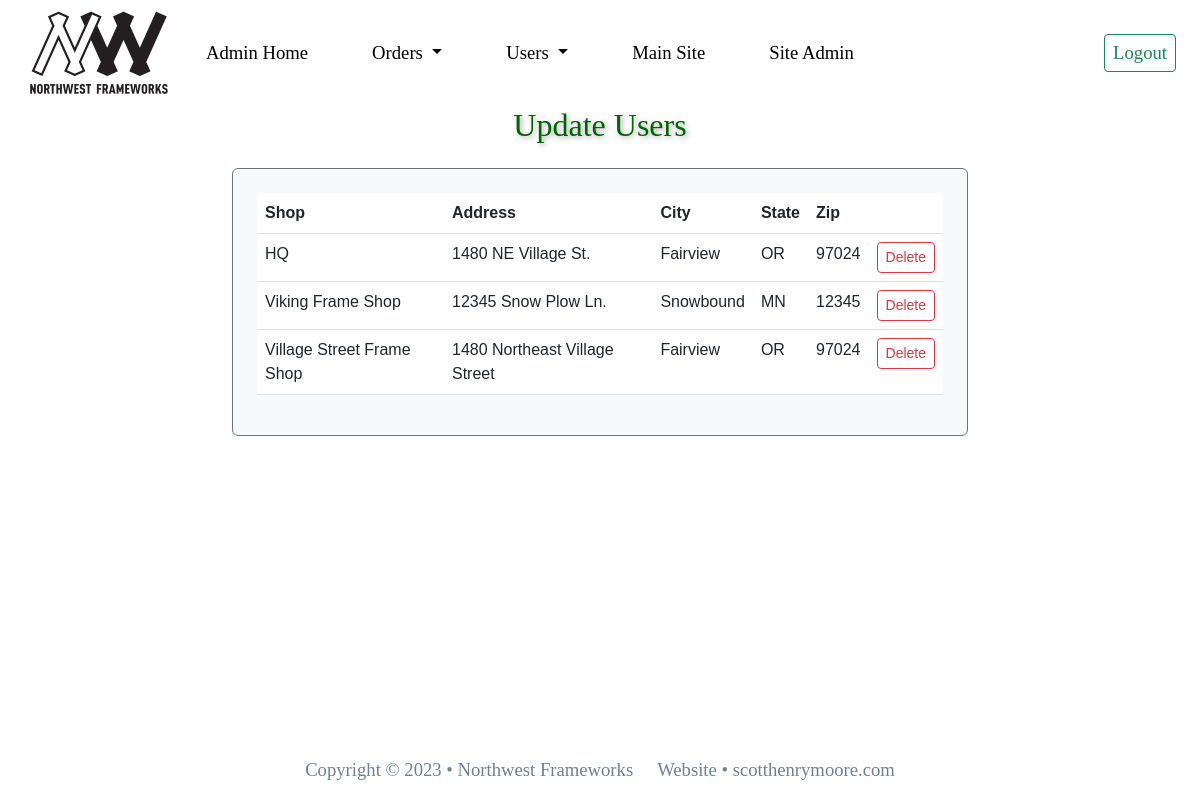
/update_user/ (signed in), run on an earlier commit of the app's database.
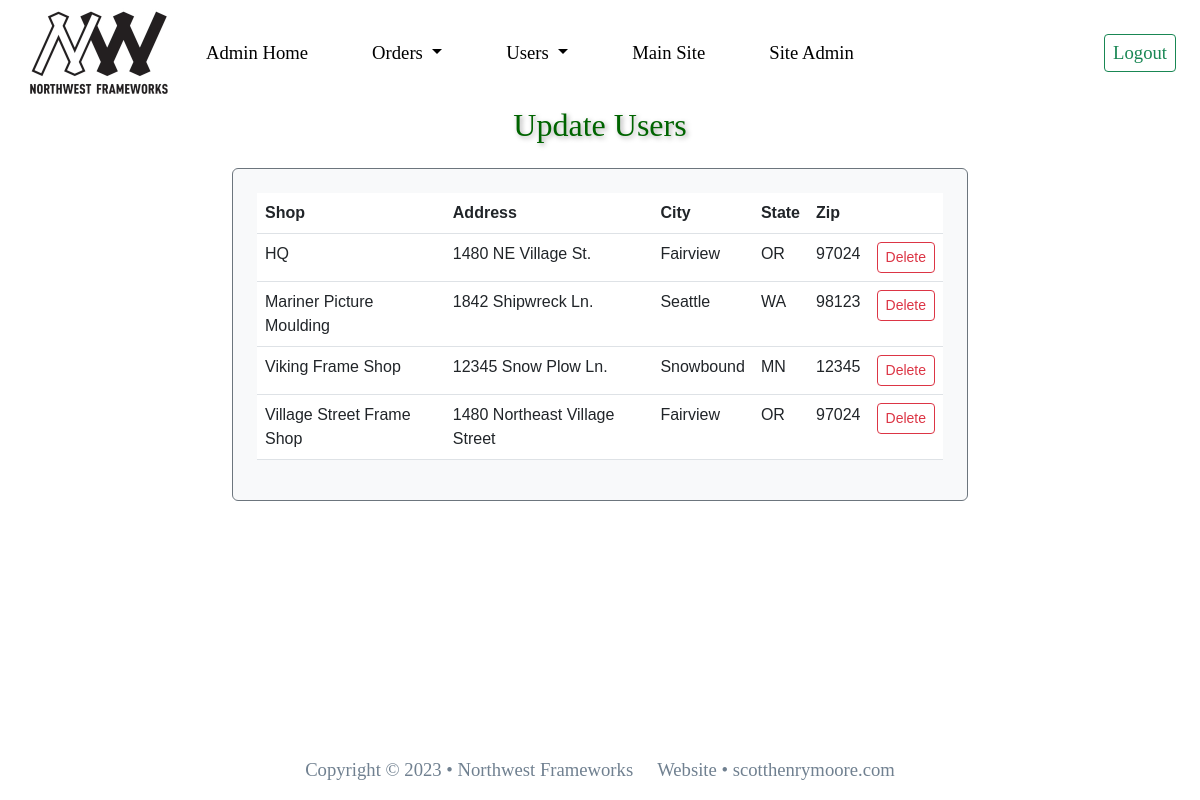
And on a later commit of the database.
### nw_users_app/models.py (models this page shows, shortened)
class UserProfile(models.Model):
    user_name = models.ForeignKey(User, on_delete=models.CASCADE)
    first_name = models.CharField(max_length=30)
    last_name = models.CharField(max_length=30)
    phone_num = models.CharField(max_length=20)
    email = models.EmailField()
    shop_name = models.CharField(max_length=50)
    shop_address = models.CharField(max_length=50)
    shop_city = models.CharField(max_length=20)
    shop_state = models.CharField(max_length=20)
    shop_zipcode = models.CharField(max_length=15)
    website = models.URLField(blank=True)
    class Meta:
        ordering = ('shop_name',)

### nw_users_app/views.py (the view)
# urls.py: path('update_user/', views.update_user, name = 'update_user'),
@login_required
def update_user(request):
    shops = UserProfile.objects.all()
    context = { 'shops' : shops
    }
    return render(request, 'user/update_user.html', context)

### templates/user/update_user.html
{% extends 'base-admin.html' %} {% block content %}
<div class="container">
    <h2 class="text-center mb-4">Update Users</h2>
    <div class="row my-2 justify-content-center">
        <div class="col-md-8">
            <div class="table-responsive form-control rounded bg-light p-4 mb-2
                        border border-secondary">
                <table class="table">
                    <thead>
                        <tr class="bg-info bg-opacity-50">
                            <th scope="col">Shop</th>
                            <th scope="col">Address</th>
                            <th scope="col">City</th>
                            <th scope="col">State</th>
                            <th scope="col">Zip</th>
                            <th></th>
                        </tr>
                    </thead>
                    <tbody>
                        {% for shop in shops %}
                        <tr>
                            <td>{{ shop.shop_name }} </td>
                            <td>{{ shop.shop_address }}</td>
                            <td>{{ shop.shop_city }} </td>
                            <td>{{ shop.shop_state }} </td>
                            <td>{{ shop.shop_zipcode }}</td>
                            <td><a href="{% url 'delete_user' shop.id %}"
                                    class="btn btn-sm btn-outline-danger">Delete</a></td>
                        </tr>
                        {% endfor %}
                </table>
            </div>
        </div>
    </div>
</div>
{% endblock %}

What changed in the data, as far as the page shows it:
added UserProfile: shop_name "Mariner Picture Moulding", shop_address "1842 Shipwreck Ln.", shop_city "Seattle", shop_state "WA", shop_zipcode "98123"
